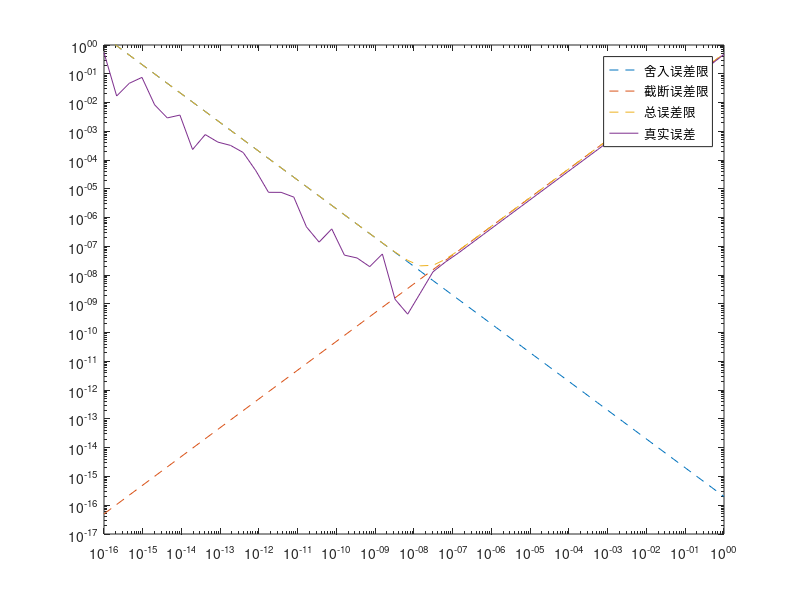

Here is the MATLAB script that generated this plot:
format long
eps=1E-16;
M=1;
h=logspace(-16,0,50);
true=cos(1);
round_err=2*eps./h;
trunc_err=M*h/2;
total_err=round_err+trunc_err;
loglog(h,round_err,'--'...
,h,trunc_err,'--',h,total_err,'--',h,abs(true-(sin(1+h)-sin(1))./h),'-')
legend('舍入误差限','截断误差限','总误差限','真实误差')
axis([1E-16 1 1E-17 1])